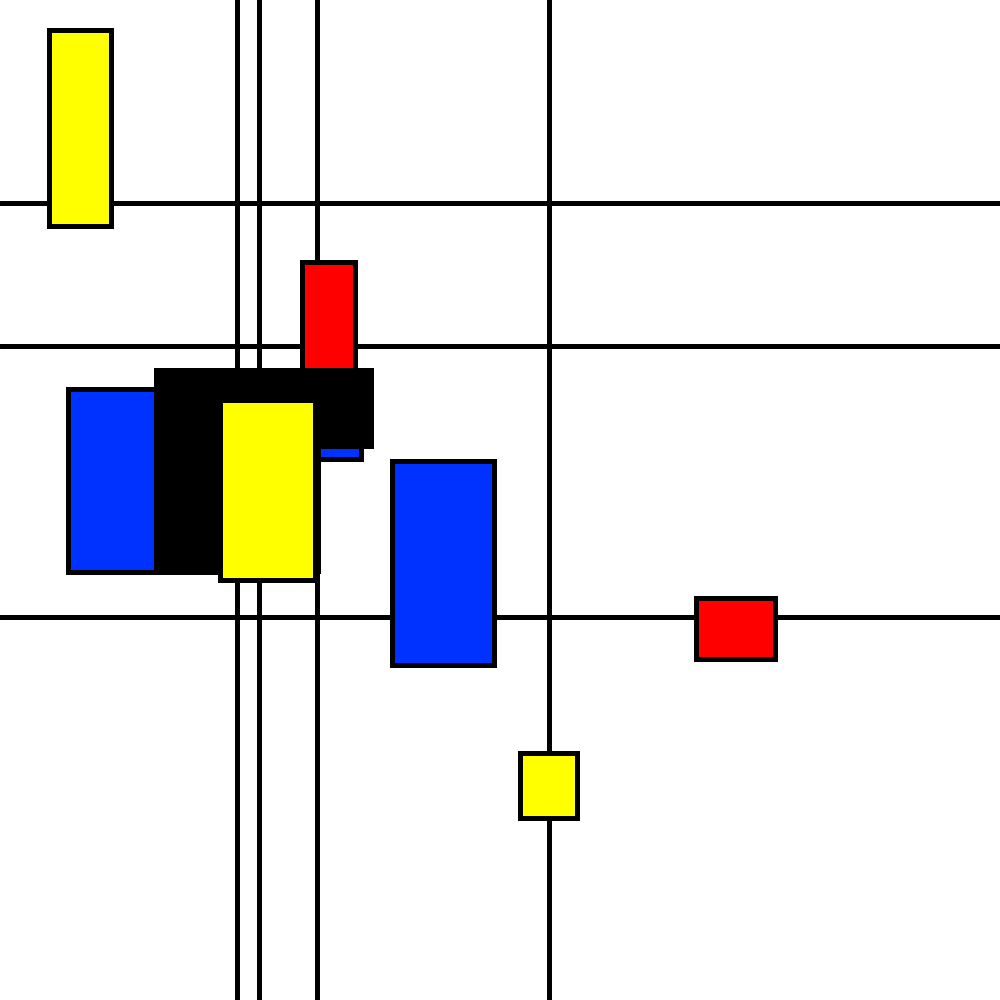
Frame 1 (no input)
Frame 60 (the mouse pressed at the canvas centre just before this capture): identical to frame 1, image omitted
Frame 120 (the mouse held since frame 60 and released just before this capture): identical to frame 1, image omitted

The Processing sketch that drew this single still picture (run headless with seeded random() and noise(); from frame 60 on, the mouse is pressed at the canvas centre):

// Processing sketch: mondrian
// ── mondrian.pde
void setup() {
  size(1000, 1000);
  background(255);
 //fill(0, 102);
 
  
  for(int i = 0; i < random(3, 5); i++)//generate vertical lines
  {
    float x1 = random(0, width);
    float y1 = 0;
    float x2 = x1;
    float y2 = height;
    stroke(0);
    strokeWeight(5);
    line(x1, y1, x2, y2);
  }
  
  for(int i = 0; i < random(2, 6); i++)//generate horizontal lines
  {
    float x1 = 0;
    float y1 = random(0, height);
    float x2 = width;
    float y2 = y1;
    stroke(0);
    strokeWeight(5);
    line(x1, y1, x2, y2);
  }
  
  
  //calculate area of the whole canvas
  //assign it to a number
  //draw a box, calculate its area
  //subtract new boxes area from total
  
  for(int i = 0; i < 10; i++)//draw boxes
  {
    color[] colors = { 
    color(255, 0, 0), //red
    color(255, 255, 0), //yellow
    color(0, 0, 0), //black
    color(0, 50, 255)//blue
    };
    int randomIndex = (int)random(colors.length);
    
    
  float randomWidth = random (50, 225);
  float randomHeight = random(50, 225);
  strokeWeight(5);
  fill(colors[randomIndex]);
  rect(random(0,1000), random(0,1000), randomWidth, randomHeight);
  }
} 

void draw() {
  
} 
